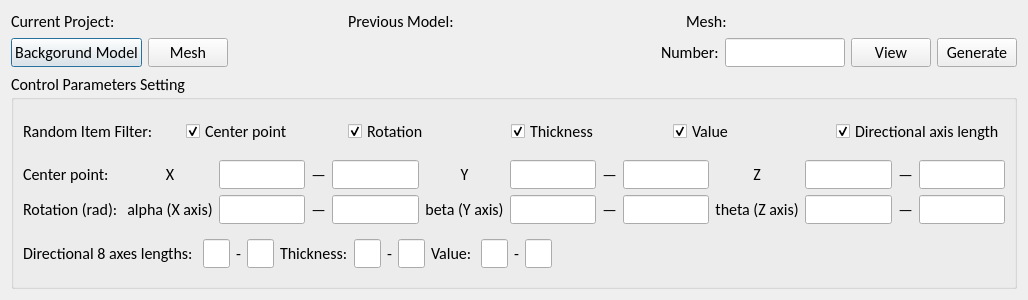
<?xml version="1.0" encoding="UTF-8"?>
<ui version="4.0">
 <class>Dialog</class>
 <widget class="QDialog" name="Dialog">
  <property name="geometry">
   <rect>
    <x>0</x>
    <y>0</y>
    <width>1028</width>
    <height>300</height>
   </rect>
  </property>
  <property name="sizePolicy">
   <sizepolicy hsizetype="Preferred" vsizetype="Preferred">
    <horstretch>0</horstretch>
    <verstretch>0</verstretch>
   </sizepolicy>
  </property>
  <property name="font">
   <font>
    <family>Calibri</family>
    <pointsize>12</pointsize>
   </font>
  </property>
  <property name="windowTitle">
   <string>Random Slab Generator</string>
  </property>
  <layout class="QVBoxLayout" name="verticalLayout">
   <item>
    <layout class="QHBoxLayout" name="horizontalLayout_header" stretch="1,1,1">
     <item>
      <widget class="QLabel" name="label_project">
       <property name="text">
        <string>Current Project:</string>
       </property>
      </widget>
     </item>
     <item>
      <widget class="QLabel" name="label_model_in">
       <property name="text">
        <string>Previous Model:</string>
       </property>
      </widget>
     </item>
     <item>
      <widget class="QLabel" name="label_mesh">
       <property name="text">
        <string>Mesh:</string>
       </property>
      </widget>
     </item>
    </layout>
   </item>
   <item>
    <layout class="QHBoxLayout" name="horizontalLayout_header2">
     <item>
      <widget class="QPushButton" name="pushBtn_Model_in">
       <property name="text">
        <string>Backgorund Model</string>
       </property>
      </widget>
     </item>
     <item>
      <widget class="QPushButton" name="pushBtn_Mesh">
       <property name="text">
        <string>Mesh</string>
       </property>
      </widget>
     </item>
     <item>
      <spacer name="horizontalSpacer_3">
       <property name="orientation">
        <enum>Qt::Horizontal</enum>
       </property>
       <property name="sizeHint" stdset="0">
        <size>
         <width>40</width>
         <height>20</height>
        </size>
       </property>
      </spacer>
     </item>
     <item>
      <widget class="QLabel" name="label_count">
       <property name="text">
        <string>Number:</string>
       </property>
      </widget>
     </item>
     <item>
      <widget class="QLineEdit" name="lineEdit_count">
       <property name="maximumSize">
        <size>
         <width>120</width>
         <height>16777215</height>
        </size>
       </property>
       <property name="alignment">
        <set>Qt::AlignCenter</set>
       </property>
      </widget>
     </item>
     <item>
      <widget class="QPushButton" name="pushBtn_View">
       <property name="text">
        <string>View</string>
       </property>
      </widget>
     </item>
     <item>
      <widget class="QPushButton" name="pushBtn_Gen">
       <property name="text">
        <string>Generate</string>
       </property>
      </widget>
     </item>
    </layout>
   </item>
   <item>
    <widget class="QSplitter" name="splitter">
     <property name="orientation">
      <enum>Qt::Vertical</enum>
     </property>
     <widget class="QGroupBox" name="groupBox_para">
      <property name="sizePolicy">
       <sizepolicy hsizetype="Preferred" vsizetype="Preferred">
        <horstretch>0</horstretch>
        <verstretch>0</verstretch>
       </sizepolicy>
      </property>
      <property name="maximumSize">
       <size>
        <width>16777215</width>
        <height>16777215</height>
       </size>
      </property>
      <property name="title">
       <string>Control Parameters Setting</string>
      </property>
      <layout class="QVBoxLayout" name="verticalLayout_2">
       <item>
        <layout class="QHBoxLayout" name="horizontalLayout_6">
         <item>
          <widget class="QLabel" name="label_randomItem">
           <property name="text">
            <string>Random Item Filter:</string>
           </property>
          </widget>
         </item>
         <item>
          <widget class="QCheckBox" name="checkBox_centerPoints">
           <property name="text">
            <string>Center point</string>
           </property>
           <property name="checked">
            <bool>true</bool>
           </property>
           <property name="tristate">
            <bool>false</bool>
           </property>
          </widget>
         </item>
         <item>
          <widget class="QCheckBox" name="checkBox_rotation">
           <property name="text">
            <string>Rotation</string>
           </property>
           <property name="checked">
            <bool>true</bool>
           </property>
          </widget>
         </item>
         <item>
          <widget class="QCheckBox" name="checkBox_th">
           <property name="text">
            <string>Thickness</string>
           </property>
           <property name="checked">
            <bool>true</bool>
           </property>
          </widget>
         </item>
         <item>
          <widget class="QCheckBox" name="checkBox_val">
           <property name="text">
            <string>Value</string>
           </property>
           <property name="checked">
            <bool>true</bool>
           </property>
          </widget>
         </item>
         <item>
          <widget class="QCheckBox" name="checkBox_directionL">
           <property name="text">
            <string>Directional axis length</string>
           </property>
           <property name="checked">
            <bool>true</bool>
           </property>
          </widget>
         </item>
        </layout>
       </item>
       <item>
        <layout class="QHBoxLayout" name="horizontalLayout">
         <item>
          <layout class="QGridLayout" name="gridLayout">
           <item row="0" column="9">
            <widget class="QLabel" name="label_SlabcenterZ">
             <property name="text">
              <string>Z</string>
             </property>
             <property name="alignment">
              <set>Qt::AlignCenter</set>
             </property>
            </widget>
           </item>
           <item row="0" column="4">
            <widget class="QLineEdit" name="lineEdit_SlabcenterXmax">
             <property name="maximumSize">
              <size>
               <width>150</width>
               <height>16777215</height>
              </size>
             </property>
             <property name="alignment">
              <set>Qt::AlignCenter</set>
             </property>
            </widget>
           </item>
           <item row="0" column="6">
            <widget class="QLineEdit" name="lineEdit_SlabcenterYmin">
             <property name="maximumSize">
              <size>
               <width>150</width>
               <height>16777215</height>
              </size>
             </property>
             <property name="alignment">
              <set>Qt::AlignCenter</set>
             </property>
            </widget>
           </item>
           <item row="1" column="7">
            <widget class="QLabel" name="label_betaRange">
             <property name="text">
              <string>—</string>
             </property>
             <property name="alignment">
              <set>Qt::AlignCenter</set>
             </property>
            </widget>
           </item>
           <item row="0" column="8">
            <widget class="QLineEdit" name="lineEdit_SlabcenterYmax">
             <property name="maximumSize">
              <size>
               <width>150</width>
               <height>16777215</height>
              </size>
             </property>
             <property name="alignment">
              <set>Qt::AlignCenter</set>
             </property>
            </widget>
           </item>
           <item row="0" column="10">
            <widget class="QLineEdit" name="lineEdit_SlabcenterZmin">
             <property name="enabled">
              <bool>true</bool>
             </property>
             <property name="maximumSize">
              <size>
               <width>150</width>
               <height>16777215</height>
              </size>
             </property>
             <property name="text">
              <string/>
             </property>
             <property name="alignment">
              <set>Qt::AlignCenter</set>
             </property>
            </widget>
           </item>
           <item row="1" column="9">
            <widget class="QLabel" name="label_SlabRalpha_3">
             <property name="text">
              <string>theta (Z axis)</string>
             </property>
             <property name="alignment">
              <set>Qt::AlignCenter</set>
             </property>
            </widget>
           </item>
           <item row="0" column="7">
            <widget class="QLabel" name="label_centerYRange">
             <property name="text">
              <string>—</string>
             </property>
             <property name="alignment">
              <set>Qt::AlignCenter</set>
             </property>
            </widget>
           </item>
           <item row="1" column="4">
            <widget class="QLineEdit" name="lineEdit_SlabRalphamax">
             <property name="maximumSize">
              <size>
               <width>150</width>
               <height>16777215</height>
              </size>
             </property>
             <property name="alignment">
              <set>Qt::AlignCenter</set>
             </property>
            </widget>
           </item>
           <item row="1" column="12">
            <widget class="QLineEdit" name="lineEdit_SlabRthetamax">
             <property name="maximumSize">
              <size>
               <width>150</width>
               <height>16777215</height>
              </size>
             </property>
             <property name="alignment">
              <set>Qt::AlignCenter</set>
             </property>
            </widget>
           </item>
           <item row="1" column="10">
            <widget class="QLineEdit" name="lineEdit_SlabRthetamin">
             <property name="maximumSize">
              <size>
               <width>150</width>
               <height>16777215</height>
              </size>
             </property>
             <property name="alignment">
              <set>Qt::AlignCenter</set>
             </property>
            </widget>
           </item>
           <item row="1" column="6">
            <widget class="QLineEdit" name="lineEdit_SlabRbetamin">
             <property name="maximumSize">
              <size>
               <width>150</width>
               <height>16777215</height>
              </size>
             </property>
             <property name="alignment">
              <set>Qt::AlignCenter</set>
             </property>
            </widget>
           </item>
           <item row="1" column="1">
            <widget class="QLabel" name="label_SlabRalpha">
             <property name="text">
              <string>alpha (X axis)</string>
             </property>
             <property name="alignment">
              <set>Qt::AlignCenter</set>
             </property>
            </widget>
           </item>
           <item row="1" column="8">
            <widget class="QLineEdit" name="lineEdit_SlabRbetamax">
             <property name="maximumSize">
              <size>
               <width>150</width>
               <height>16777215</height>
              </size>
             </property>
             <property name="alignment">
              <set>Qt::AlignCenter</set>
             </property>
            </widget>
           </item>
           <item row="1" column="0">
            <widget class="QLabel" name="label_rotation">
             <property name="text">
              <string>Rotation (rad): </string>
             </property>
            </widget>
           </item>
           <item row="0" column="2">
            <widget class="QLineEdit" name="lineEdit_SlabcenterXmin">
             <property name="maximumSize">
              <size>
               <width>150</width>
               <height>16777215</height>
              </size>
             </property>
             <property name="alignment">
              <set>Qt::AlignCenter</set>
             </property>
            </widget>
           </item>
           <item row="0" column="1">
            <widget class="QLabel" name="label_SlabcenterX">
             <property name="text">
              <string>X</string>
             </property>
             <property name="alignment">
              <set>Qt::AlignCenter</set>
             </property>
            </widget>
           </item>
           <item row="1" column="3">
            <widget class="QLabel" name="label_alphaRange">
             <property name="text">
              <string>—</string>
             </property>
             <property name="alignment">
              <set>Qt::AlignCenter</set>
             </property>
            </widget>
           </item>
           <item row="0" column="0">
            <widget class="QLabel" name="label_center">
             <property name="text">
              <string>Center point: </string>
             </property>
            </widget>
           </item>
           <item row="1" column="5">
            <widget class="QLabel" name="label_SlabRalpha_2">
             <property name="text">
              <string>beta (Y axis)</string>
             </property>
             <property name="alignment">
              <set>Qt::AlignCenter</set>
             </property>
            </widget>
           </item>
           <item row="1" column="2">
            <widget class="QLineEdit" name="lineEdit_SlabRalphamin">
             <property name="maximumSize">
              <size>
               <width>150</width>
               <height>16777215</height>
              </size>
             </property>
             <property name="alignment">
              <set>Qt::AlignCenter</set>
             </property>
            </widget>
           </item>
           <item row="0" column="3">
            <widget class="QLabel" name="label_centerXRange">
             <property name="text">
              <string>—</string>
             </property>
             <property name="alignment">
              <set>Qt::AlignCenter</set>
             </property>
            </widget>
           </item>
           <item row="0" column="5">
            <widget class="QLabel" name="label_SlabcenterY">
             <property name="text">
              <string>Y</string>
             </property>
             <property name="alignment">
              <set>Qt::AlignCenter</set>
             </property>
            </widget>
           </item>
           <item row="0" column="12">
            <widget class="QLineEdit" name="lineEdit_SlabcenterZmax">
             <property name="enabled">
              <bool>true</bool>
             </property>
             <property name="maximumSize">
              <size>
               <width>150</width>
               <height>16777215</height>
              </size>
             </property>
             <property name="text">
              <string/>
             </property>
             <property name="alignment">
              <set>Qt::AlignCenter</set>
             </property>
            </widget>
           </item>
           <item row="0" column="11">
            <widget class="QLabel" name="label_centerZRange">
             <property name="text">
              <string>—</string>
             </property>
             <property name="alignment">
              <set>Qt::AlignCenter</set>
             </property>
            </widget>
           </item>
           <item row="1" column="11">
            <widget class="QLabel" name="label_thetaRange">
             <property name="text">
              <string>—</string>
             </property>
             <property name="alignment">
              <set>Qt::AlignCenter</set>
             </property>
            </widget>
           </item>
          </layout>
         </item>
        </layout>
       </item>
       <item>
        <layout class="QHBoxLayout" name="horizontalLayout_5" stretch="1,1,1,10">
         <item>
          <layout class="QHBoxLayout" name="horizontalLayout_2">
           <item>
            <widget class="QLabel" name="label_direction">
             <property name="text">
              <string>Directional 8 axes lengths: </string>
             </property>
             <property name="alignment">
              <set>Qt::AlignLeading|Qt::AlignLeft|Qt::AlignVCenter</set>
             </property>
            </widget>
           </item>
           <item>
            <widget class="QLineEdit" name="lineEdit_directionmin">
             <property name="maximumSize">
              <size>
               <width>150</width>
               <height>16777215</height>
              </size>
             </property>
             <property name="alignment">
              <set>Qt::AlignCenter</set>
             </property>
            </widget>
           </item>
           <item>
            <widget class="QLabel" name="label_directionRange">
             <property name="text">
              <string>-</string>
             </property>
             <property name="alignment">
              <set>Qt::AlignCenter</set>
             </property>
            </widget>
           </item>
           <item>
            <widget class="QLineEdit" name="lineEdit_directionmax">
             <property name="maximumSize">
              <size>
               <width>150</width>
               <height>16777215</height>
              </size>
             </property>
             <property name="alignment">
              <set>Qt::AlignCenter</set>
             </property>
            </widget>
           </item>
          </layout>
         </item>
         <item>
          <layout class="QHBoxLayout" name="horizontalLayout_3">
           <item>
            <widget class="QLabel" name="label_th">
             <property name="text">
              <string>Thickness:</string>
             </property>
            </widget>
           </item>
           <item>
            <widget class="QLineEdit" name="lineEdit_thmin">
             <property name="maximumSize">
              <size>
               <width>150</width>
               <height>16777215</height>
              </size>
             </property>
             <property name="alignment">
              <set>Qt::AlignCenter</set>
             </property>
            </widget>
           </item>
           <item>
            <widget class="QLabel" name="label_thRange">
             <property name="text">
              <string>-</string>
             </property>
             <property name="alignment">
              <set>Qt::AlignCenter</set>
             </property>
            </widget>
           </item>
           <item>
            <widget class="QLineEdit" name="lineEdit_thmax">
             <property name="maximumSize">
              <size>
               <width>150</width>
               <height>16777215</height>
              </size>
             </property>
             <property name="alignment">
              <set>Qt::AlignCenter</set>
             </property>
            </widget>
           </item>
          </layout>
         </item>
         <item>
          <layout class="QHBoxLayout" name="horizontalLayout_4" stretch="0,0,0,0">
           <item>
            <widget class="QLabel" name="label_val">
             <property name="text">
              <string>Value: </string>
             </property>
             <property name="alignment">
              <set>Qt::AlignLeading|Qt::AlignLeft|Qt::AlignVCenter</set>
             </property>
            </widget>
           </item>
           <item>
            <widget class="QLineEdit" name="lineEdit_valmin">
             <property name="maximumSize">
              <size>
               <width>150</width>
               <height>16777215</height>
              </size>
             </property>
             <property name="alignment">
              <set>Qt::AlignCenter</set>
             </property>
            </widget>
           </item>
           <item>
            <widget class="QLabel" name="label_valRange">
             <property name="text">
              <string>-</string>
             </property>
             <property name="alignment">
              <set>Qt::AlignCenter</set>
             </property>
            </widget>
           </item>
           <item>
            <widget class="QLineEdit" name="lineEdit_valmax">
             <property name="maximumSize">
              <size>
               <width>150</width>
               <height>16777215</height>
              </size>
             </property>
             <property name="alignment">
              <set>Qt::AlignCenter</set>
             </property>
            </widget>
           </item>
          </layout>
         </item>
         <item>
          <spacer name="horizontalSpacer_2">
           <property name="orientation">
            <enum>Qt::Horizontal</enum>
           </property>
           <property name="sizeHint" stdset="0">
            <size>
             <width>40</width>
             <height>20</height>
            </size>
           </property>
          </spacer>
         </item>
        </layout>
       </item>
      </layout>
     </widget>
    </widget>
   </item>
  </layout>
 </widget>
 <tabstops>
  <tabstop>pushBtn_Model_in</tabstop>
  <tabstop>pushBtn_Mesh</tabstop>
  <tabstop>lineEdit_count</tabstop>
  <tabstop>pushBtn_View</tabstop>
  <tabstop>pushBtn_Gen</tabstop>
  <tabstop>checkBox_centerPoints</tabstop>
  <tabstop>checkBox_rotation</tabstop>
  <tabstop>checkBox_th</tabstop>
  <tabstop>checkBox_val</tabstop>
  <tabstop>checkBox_directionL</tabstop>
  <tabstop>lineEdit_SlabcenterXmin</tabstop>
  <tabstop>lineEdit_SlabcenterXmax</tabstop>
  <tabstop>lineEdit_SlabcenterYmin</tabstop>
  <tabstop>lineEdit_SlabcenterYmax</tabstop>
  <tabstop>lineEdit_SlabcenterZmin</tabstop>
  <tabstop>lineEdit_SlabcenterZmax</tabstop>
  <tabstop>lineEdit_SlabRalphamin</tabstop>
  <tabstop>lineEdit_SlabRalphamax</tabstop>
  <tabstop>lineEdit_SlabRbetamin</tabstop>
  <tabstop>lineEdit_SlabRbetamax</tabstop>
  <tabstop>lineEdit_SlabRthetamin</tabstop>
  <tabstop>lineEdit_SlabRthetamax</tabstop>
  <tabstop>lineEdit_directionmin</tabstop>
  <tabstop>lineEdit_directionmax</tabstop>
  <tabstop>lineEdit_thmin</tabstop>
  <tabstop>lineEdit_thmax</tabstop>
  <tabstop>lineEdit_valmin</tabstop>
  <tabstop>lineEdit_valmax</tabstop>
 </tabstops>
 <resources/>
 <connections/>
</ui>
